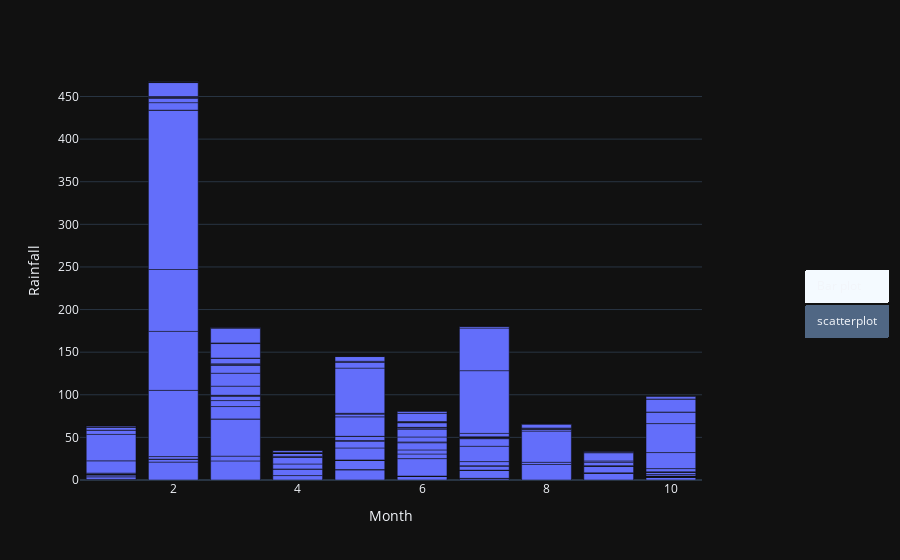

Write notebook code for a chart like this one.
### Code cell
# Add a new column Month to store the month
rain["Month"] = rain["date_modified"].dt.month
# Create a simple bar chart
fig = px.bar(data_frame=rain, x='Month', y='Rainfall')

# Create the buttons
my_buttons = [{'label': "Bar plot", 'method': "update", 'args': [{"type": "bar"}]},
  {'label': "scatterplot", 'method': "update", 'args': [{"type": "scatter", 'mode': 'markers'}]}]

# Add buttons to the plot and show
fig.update_layout({
    'updatemenus': [{
      'type':'buttons','direction': 'down',
      'x': 1.3,'y': 0.5,
      'showactive': True, 'active': 0,
      'buttons': my_buttons}]})
fig.show()

### Figure 1 — Plotly figure (JSON) as saved in the notebook; plotly's stock layout.template omitted (floating-point values rounded to 4 significant figures; data arrays with more than 128 entries replaced by an {"elided": "..."} marker saying what was removed)
{"data": [{"alignmentgroup": "True", "hovertemplate": "Month=%{x}<br>Rainfall=%{y}<extra></extra>", "legendgroup": "", "marker": {"color": "#636efa", "pattern": {"shape": ""}}, "name": "", "offsetgroup": "", "orientation": "v", "showlegend": false, "textposition": "auto", "x": {"elided": "305 int values"}, "xaxis": "x", "y": {"elided": "305 float values"}, "yaxis": "y", "type": "bar"}], "layout": {"xaxis": {"anchor": "y", "domain": [0.0, 1.0], "title": {"text": "Month"}}, "yaxis": {"anchor": "x", "domain": [0.0, 1.0], "title": {"text": "Rainfall"}}, "legend": {"tracegroupgap": 0}, "margin": {"t": 60}, "barmode": "relative", "updatemenus": [{"active": 0, "buttons": [{"args": [{"type": "bar"}], "label": "Bar plot", "method": "update"}, {"args": [{"type": "scatter", "mode": "markers"}], "label": "scatterplot", "method": "update"}], "direction": "down", "showactive": true, "type": "buttons", "x": 1.3, "y": 0.5}]}}
